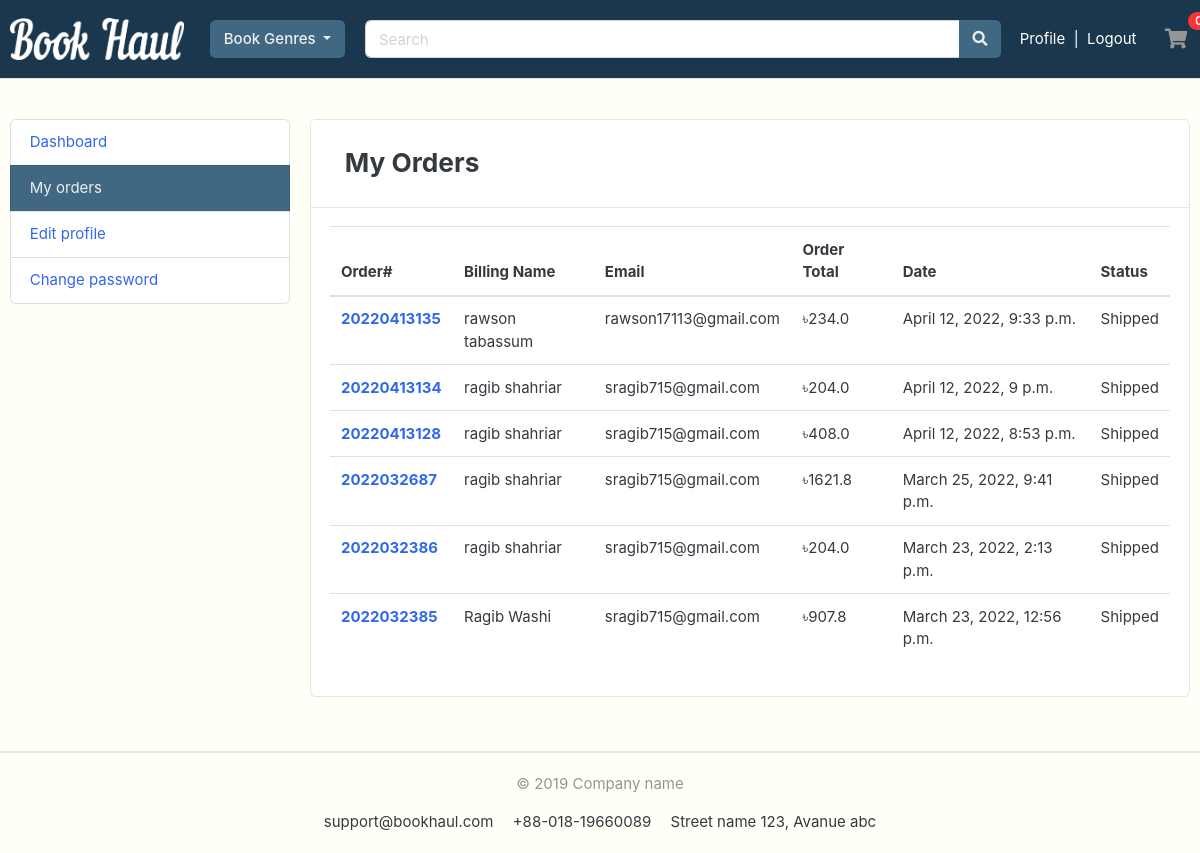
Screenshot of /accounts/my_orders/ (signed in) with the database file from the repository.
### orders/models.py (models this page shows, shortened)
class Order(models.Model):
    STATUS = (
        ('New', 'New'),
        ('Accepted', 'Accepted'),
        ('Completed', 'Completed'),
        ('Cancelled', 'Cancelled'),
    )
    SHIPPING = (
        ('Shipped', 'Shipped'),
        ('Delivered', 'Delivered'),
    )
    user = models.ForeignKey(Account, on_delete=models.SET_NULL, null=True)
    payment = models.ForeignKey(
        Payment, on_delete=models.SET_NULL, blank=True, null=True)
    order_number = models.CharField(max_length=20)
    first_name = models.CharField(max_length=50)
    last_name = models.CharField(max_length=50)
    phone = models.CharField(max_length=11)
    email = models.EmailField(max_length=50)
    city = models.CharField(max_length=20)
    postcode = models.CharField(max_length=20)
    zilla = models.CharField(max_length=20)
    division = models.CharField(max_length=20)
    order_note = models.CharField(max_length=100)
    order_total = models.FloatField()
    tax = models.FloatField()
    status = models.CharField(max_length=100, choices=STATUS, default='New')
    shipping = models.CharField(
        max_length=100, choices=SHIPPING, default='Shipped')
    ip = models.CharField(max_length=20, blank=True)
    is_ordered = models.BooleanField(default=False)
    created_at = models.DateTimeField(auto_now_add=True)
    updated_at = models.DateTimeField(auto_now=True)
    def full_name(self):
        return f'{self.first_name} {self.last_name}'

### accounts/views.py (the view)
# urls.py: path('my_orders/', views.my_orders, name='my_orders'),
@login_required(login_url='/login/')
def my_orders(request):
    orders = Order.objects.filter(
        user=request.user, is_ordered=True).order_by('-created_at')
    context = {
        'orders': orders,
    }
    return render(request, 'accounts/my_orders.html', context)

### carts/context_processors.py (called while the page is built)
def counter(request):
    count = 0
    if 'admin' in request.path:
        return {}
    else:
        try:
            cart = Cart.objects.filter(cart_id = _cart_id(request))
            if request.user.is_authenticated:
                cart_items = CartItem.objects.all().filter(user =  request.user)
            else:
                cart_items = CartItem.objects.all().filter(cart = cart[:1],)
            for cartitem in cart_items:
                count += cartitem.quantity
        except Cart.DoesNotExist:
            count = 0
    return dict(cart_count = count)

### carts/views.py (called while the page is built)
def _cart_id(request):
    cart = request.session.session_key
    if not cart:
        cart = request.session.create()
    return cart

### category/context_processors.py (called while the page is built)
def menu_links(request):
    links = Category.objects.all()
    return dict(links=links)

### category/models.py (called while the page is built)
    def get_url(self):
            return reverse('products_by_category', args=[self.slug])

### templates/accounts/my_orders.html (shortened to what this page needs)
{% extends 'base.html' %}
{% load static %}
{% block content %}
<section class="section-conten padding-y" style="min-height:84vh"">
    <div class="container">
        <div class="row">
            {% include 'includes/dashboard_sidebar.html' %}
            <main class="col-md-9">
                <article class="card">
                    <header class="card-header">
                        <h3 class="d-inline-block m-3">My Orders</h3>
                    </header>
                    <div class="card-body">
                        <div class="row">
                            <div class="col-md-12">
                                <table class="table table-hover">
                                    <thead>
                                        <tr>
                                          <th scope="col">Order#</th>
                                          <th scope="col">Billing Name</th>
                                          <th scope="col">Email</th>
                                          <th scope="col">Order Total</th>
                                          <th scope="col">Date</th>
                                          <th scope="col">Status</th>
                                        </tr>
                                      </thead>
                                      <tbody>
                                        {% for order in orders%}
                                        <tr>
                                          <th scope="row"><a href="{% url 'order_detail' order.order_number %}">{{order.order_number}}</a></th>
                                          <td>{{order.full_name}}</td>
                                          <td>{{order.email}}</td>
                                          <td>&#2547;{{order.order_total}}</td>
                                          <td>{{order.created_at}}</td>
                                          <td>{{order.shipping}}</td>
                                        </tr>
                                        {% endfor %}
                                  </table>
                            </div>
                        </div>
                    </div>
                </article>
            </main>
        </div>
    </div>
    </section>
{% endblock %}

### templates/base.html (shortened to what this page needs)
{% load static %}
<!DOCTYPE HTML>
<html lang="en">
    <head>
        {% load static %}
        <link href="{% static 'css/bootstrap.css' %}" rel="stylesheet" type="text/css"/>
        <link href="{% static 'fonts/fontawesome/css/all.min.css' %}" type="text/css" rel="stylesheet">
        <link href="{% static 'css/ui.css' %}" rel="stylesheet" type="text/css"/>
        <link href="{% static 'css/responsive.css' %}" rel="stylesheet" media="only screen and (max-width: 1200px)" />
    </head>
<body style="background-color: #fffff8">
{% include 'includes/navbar.html' %}
{% block content %}
{% endblock %}
{% include 'includes/footer.html' %}

### templates/includes/navbar.html (shortened to what this page needs)
{% load static %}
<header class="section-header">
    <section class="header-main border-bottom" style="background-color: #1A374D">
        <div class="container">
            <div class="row align-items-center">
                <div class="col-lg-2 col-md-3 col-6">
                    <a href="{% url 'home' %}" class="brand-wrap">
                        <img class="logo" src="{% static './images/bk0.png' %}">
                    </a>
                </div>
                <div class="col-lg col-sm col-md col-6 flex-grow-0">
                    <div class="category-wrap dropdown d-inline-block float-right">
                        <button type="button" class="btn btn-grey dropdown-toggle" data-toggle="dropdown">
                            Book Genres
                        </button>
                    </div>
                </div>
                <div class="col-lg  col-md-6 col-sm-12 col">
                    <form action="{% url 'search' %}" class="search" method="GET">
                        <div class="input-group w-100">
                            <input type="text" class="form-control" style="width:60%;" placeholder="Search" name="keyword">
                            <div class="input-group-append">
                                <button class="btn btn-grey" type="submit">
                                <i class="fa fa-search"></i>
                                </button>
                            </div>
                        </div>
                    </form>
                </div>
                <div class="justify-content-end mb-3 mb-lg-0">
                    <span class="dark-transp">&nbsp;</span>
                    {% if user.id is None %}
                        <div class="widget-header">
                            <small class="title text-muted"></small>
                            <div>
                                <a type="button" class="btn btn-grey"
                                    href="{% url 'login' %}"><span class="text-white">Sign in </span>
                                </a>
                            </div>
                        </div>
                    {% else %}
                        <div class="widget-header">
                            <div>
                                <a href="{% url 'dashboard' %}"><span class="text-white">Profile</span> </a>
                                <span class="text-white">&nbsp;|&nbsp;</span>
                                <a href="{% url 'logout' %}"><span class="text-white">Logout</span> </a>
                            </div>
                        </div>
                    {% endif %}
                    <a href="{% url 'cart' %}" class="widget-header pl-2 ml-1 text-white">
                        <div class="icon icon-sm"><i class="fa fa-shopping-cart"></i>
                        </div>
                        <span class="badge badge-pill badge-danger notify">{{cart_count}}</span>
                    </a>
                </div>
            </div>
        </div>
    </section>
</header>

### templates/includes/dashboard_sidebar.html
<aside class="col-md-3">
    <ul class="list-group">
        <a class="list-group-item {% if '/dashboard/' in request.path %}active-grey {% endif %}" href="{% url 'dashboard' %}"> Dashboard </a>
        <a class="list-group-item {% if '/my_orders/' in request.path %}active-grey {% endif %}" href="{% url 'my_orders' %}"> My orders </a>
        <a class="list-group-item {% if '/edit_profile/' in request.path %}active-grey {% endif %}" href="{% url 'edit_profile' %}"> Edit profile </a>
        <a class="list-group-item {% if '/change_password/' in request.path %}active-grey {% endif %}" href="{% url 'change_password' %}"> Change password </a>
    </ul>
    <br>
</aside>

### templates/includes/footer.html
<footer class="section-footer border-top">
	<div class="container">
		<section class="footer-bottom border-top row">
			<div class="col-md-2">
			</div>
			<div class="col-md-8 text-md-center">
				<p class="text-muted"> &copy 2019 Company name </p>
				<span  class="px-2">support@bookhaul.com</span>
				<span  class="px-2">+88-018-19660089</span>
				<span  class="px-2">Street name 123, Avanue abc</span>
			</div>
		</section>
	</div>
</footer>
</body>
</html>

### static/css/ui.css (style rules this page uses)
html { font-family: "Inter", sans-serif; font-size: 15px; }
.icon-xs, .icon-sm, .icon-md, .icon-lg { display: inline-block; text-align: center; flex-shrink: 0; flex-grow: 0; }
.icon-sm { width: 48px; height: 48px; line-height: 48px !important; font-size: 20px; }
.padding-y { padding-top: 40px; padding-bottom: 40px; }
article:after, .form-group:after { display: block; clear: both; content: ""; }
.header-main { position: relative; padding-top: 1rem; padding-bottom: 1rem; }
.brand-wrap .logo, .navbar-brand .logo { margin-right: 7px; max-height: 42px; display: inline-block; }
.widget-header { display: inline-block; vertical-align: middle; position: relative; }
.widget-header a { color: #343a40; }
.widget-header i { color: #969696; }
.widget-header .notify { position: absolute; top: -3px; right: -10px; }
.footer-bottom { padding-top: 20px; padding-bottom: 20px; }
.notify { position: absolute; top: -4px; right: -10px; display: inline-block; padding: 0.25em 0.6em; font-size: 12px; line-height: 1; text-align: center; border-radius: 3rem; color: #fff; background-color: #fa3434; }

### templates/base.html (style rules this page uses)
.btn-grey { background-color: #406882; color: #eeeeee; }
.active-grey { background-color: #406882; color: #eeeeee; }

### rows the page displays
Order: order_number "20220413135", full_name "rawson tabassum", email "rawson17113@gmail.com", order_total "234.0", created_at "April 12, 2022, 9:33 p.m.", shipping "Shipped"
Order: order_number "20220413134", full_name "ragib shahriar", email "sragib715@gmail.com", order_total "204.0", created_at "April 12, 2022, 9 p.m.", shipping "Shipped"
Order: order_number "20220413128", full_name "ragib shahriar", email "sragib715@gmail.com", order_total "408.0", created_at "April 12, 2022, 8:53 p.m.", shipping "Shipped"
Order: order_number "2022032687", full_name "ragib shahriar", email "sragib715@gmail.com", order_total "1621.8", created_at "March 25, 2022, 9:41 p.m.", shipping "Shipped"
Order: order_number "2022032386", full_name "ragib shahriar", email "sragib715@gmail.com", order_total "204.0", created_at "March 23, 2022, 2:13 p.m.", shipping "Shipped"
Order: order_number "2022032385", full_name "Ragib Washi", email "sragib715@gmail.com", order_total "907.8", created_at "March 23, 2022, 12:56 p.m.", shipping "Shipped"
